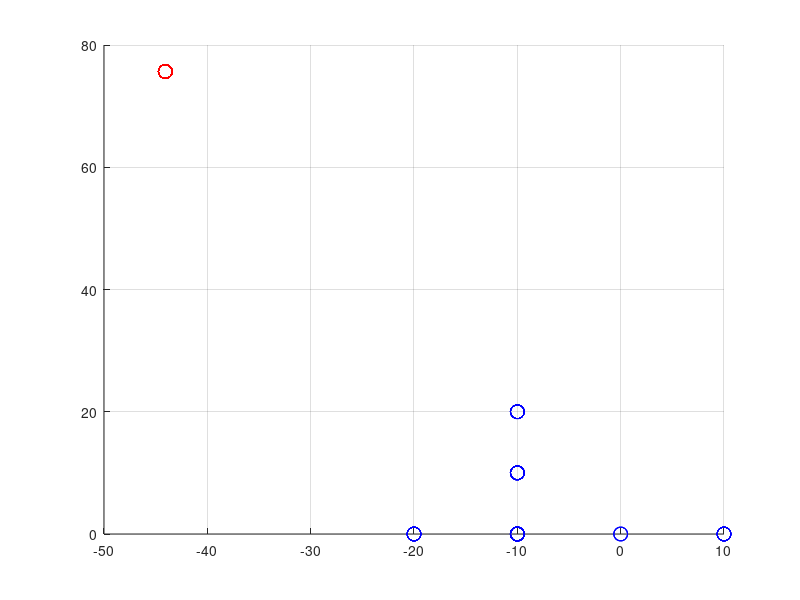

This figure's MATLAB source: (Note: this script raises an error after producing the figure.)
% the algorithms place the node randomly and the drone at the center of the map
% from the real distance, we create a perfect ESP with polynom
% we add a noise (+-noise_level) to this and consider we received that
% the drone moves in a direction and does nb_measures measures
% if it's better it continues, otherwise switches direction
% after a cycle, incremental distance divided by two and go back
% we consider the drone always flies at 10m

clear all; close all;

% define node coordinates xyz (z altitude)
node_position = [rand*200-100, rand*200-100, 0];
drone_position = [0, 0, 10];

% define increment in position
dist_increment = 10;
increment_0p0 = [0, dist_increment, 0];
increment_0m0 = [0, -dist_increment, 0];
increment_p00 = [dist_increment, 0, 0];
increment_m00 = [-dist_increment, 0, 0];

% define polynom of ESP as function of distance
p = [0.0009959, -0.381, -85.57];    % note that min at distance of 216: https://www.wolframalpha.com/input/?i=0.000916x%5E2-0.3961x-84.94

% init
time = 0; 
state = 0;
ESP = []; 
distance = [];

% parameters
noise_level = 2; % +- 2dB
nb_measures_todo = 10;
time_limit = 1000;
pause_time = 0; % seconds

% localization
while time < time_limit
    
    % plot positions
    plot3(node_position(1), node_position(2), node_position(3), 'ro', 'MarkerSize', 10); grid on; hold on;
    if dist_increment == 10
        plot3(drone_position(1), drone_position(2), drone_position(3), 'bo', 'MarkerSize', 10);
    elseif dist_increment == 5
        plot3(drone_position(1), drone_position(2), drone_position(3), 'go', 'MarkerSize', 10);
    elseif dist_increment == 2.5
        plot3(drone_position(1), drone_position(2), drone_position(3), 'yo', 'MarkerSize', 10);
    elseif dist_increment == 1.25
        plot3(drone_position(1), drone_position(2), drone_position(3), 'ko', 'MarkerSize', 10);
    end
    view(0, 90);
    
    % recompute distance and get ESP (only temporary, will be from lora message afterwards
    distance = [distance, norm(drone_position - node_position)];
    perfect_ESP = p(1)*distance(end)^2 + p(2)*distance(end) + p(3);
    measured_ESP = perfect_ESP + rand()*2*noise_level - noise_level;
    ESP = [ESP, measured_ESP];
    
    switch state
        case 0 % starting point
            state = 1;
            
        case 1 % try p00 direction
            fprintf('Going p00 of %.1f meters\n', dist_increment);
            drone_position = drone_position + increment_p00;
            measures = 0;
            state = 2;
            
        case 2 % check progress
            measures = measures + 1;
            fprintf('#%d ', measures);
            if measures >= nb_measures_todo
                if mean(ESP(end-nb_measures_todo:end)) > ESP(end-nb_measures_todo-1) % better signal on average of last three
                    fprintf('\nProgress, continuing in this direction\n');
                    state = 1;
                else
                    fprintf('\nNo progress, go back then next direction\n');
                    drone_position = drone_position - increment_p00;
                    state = 3;
                end
            end
            
        case 3 % try m00 direction
            fprintf('Going m00 of %.1f meters\n', dist_increment);
            drone_position = drone_position + increment_m00;
            measures = 0;
            state = 4;
            
        case 4 %check progress
            measures = measures + 1;             
            fprintf('#%d ', measures);
            if measures >= nb_measures_todo
                if mean(ESP(end-nb_measures_todo:end)) > ESP(end-nb_measures_todo-1) % better signal on average of last three
                    fprintf('\nProgress, continuing in this direction\n');
                    state = 3;
                else
                    fprintf('\nNo progress, go back then next direction\n');
                    drone_position = drone_position - increment_m00;
                    state = 5;
                end
            end
            
        case 5 % try 0p0 direction
            fprintf('Going 0p0 of %.1f meters\n', dist_increment);
            drone_position = drone_position + increment_0p0;
            measures = 0;
            state = 6;
            
        case 6 % check progress
            measures = measures + 1;             
            fprintf('#%d ', measures);
            if measures >= nb_measures_todo
                if mean(ESP(end-nb_measures_todo:end)) > ESP(end-nb_measures_todo-1) % better signal on average of last three
                    fprintf('\nProgress, continuing in this direction\n');
                    state = 5;
                else
                    fprintf('\nNo progress, go back then next direction\n');
                    drone_position = drone_position - increment_0p0;
                    state = 7;
                end
            end
            
        case 7 % try m00 direction
            fprintf('Going 0m0 of %.1f meters\n', dist_increment);
            drone_position = drone_position + increment_0m0;
            measures = 0;
            state = 8;
            
        case 8 %check progress
            measures = measures + 1;             
            fprintf('#%d ', measures);
            if measures >= nb_measures_todo
                if mean(ESP(end-nb_measures_todo:end)) > ESP(end-nb_measures_todo-1) % better signal on average of last three
                    fprintf('\nProgress, continuing in this direction\n');
                    state = 7;
                else
                    fprintf('\nNo progress, go back then next direction\n');
                    drone_position = drone_position - increment_0m0;
                    state = 9;
                end
            end
            
        case 9
            % end condition (max one pass at 1.25m)
            if dist_increment < 1.5
                break;
            end
            
            % if reached maximum resolution for this increment, go smaller
            horizontal_dist = sqrt(max(distance_from_ESP(ESP(end)), 10)^2 - 100);
            fprintf('Estimated horizontal distance of %.2f m\n', horizontal_dist);
            if horizontal_dist < 2 * dist_increment
                dist_increment = dist_increment/2;
                increment_0p0 = [0, dist_increment, 0];
                increment_0m0 = [0, -dist_increment, 0];
                increment_p00 = [dist_increment, 0, 0];
                increment_m00 = [-dist_increment, 0, 0];
            end
            
            % go back to beginning of algorithm
            state = 1;
    end
    
    % time update
    time = time + 1;
    
    % slows down simulation
    pause(pause_time);
end

% estimated final position
estimated_position = drone_position;% + increment_p00 + increment_0p0; % increments only for without noise

% plot positions
plot3(node_position(1), node_position(2), node_position(3), 'ro', 'MarkerSize', 10); grid on; hold on;
plot3(drone_position(1), drone_position(2), drone_position(3), 'bo', 'MarkerSize', 10);
plot3(estimated_position(1), estimated_position(2), estimated_position(3), 'gx', 'MarkerSize', 10);
xlabel('x position [m]')
ylabel('y position [m]')
zlabel('z position [m]')
title('Node localization algorithm');
view(0, 90);

% print
fprintf('\nEstimated position of node: x=%.2f, y=%.2f\n', estimated_position(1), estimated_position(2));
fprintf('Real position of node: x=%.2f, y=%.2f\n', node_position(1), node_position(2));
fprintf('Error: dx=%.2f, dy=%.2f, norm=%.2f\n', abs(estimated_position(1) - node_position(1)), abs(estimated_position(2) - node_position(2)), norm([abs(drone_position(1) - node_position(1)), abs(drone_position(2) - node_position(2))])); 
